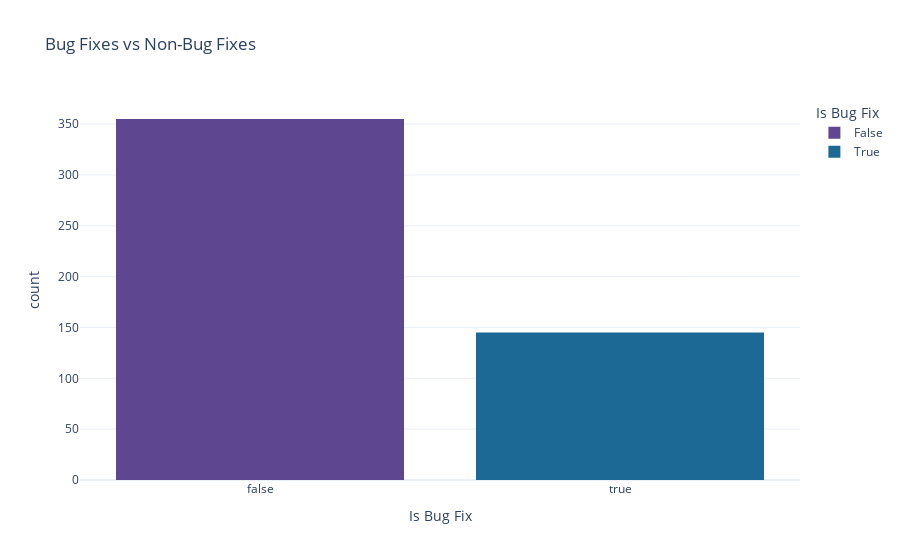

Here is the notebook cell this chart was saved with:
### Code cell
px.histogram(df, 
             x='Is Bug Fix', 
             color='Is Bug Fix',
             title='Bug Fixes vs Non-Bug Fixes')

### Figure 1 — Plotly figure (JSON) as saved in the notebook; plotly's stock layout.template omitted (floating-point values rounded to 4 significant figures; data arrays with more than 128 entries replaced by an {"elided": "..."} marker saying what was removed)
{"data": [{"alignmentgroup": "True", "bingroup": "x", "hovertemplate": "Is Bug Fix=%{x}<br>count=%{y}<extra></extra>", "legendgroup": "False", "marker": {"color": "rgb(95, 70, 144)", "pattern": {"shape": ""}}, "name": "False", "offsetgroup": "False", "orientation": "v", "showlegend": true, "type": "histogram", "x": {"elided": "355 bool values"}, "xaxis": "x", "yaxis": "y"}, {"alignmentgroup": "True", "bingroup": "x", "hovertemplate": "Is Bug Fix=%{x}<br>count=%{y}<extra></extra>", "legendgroup": "True", "marker": {"color": "rgb(29, 105, 150)", "pattern": {"shape": ""}}, "name": "True", "offsetgroup": "True", "orientation": "v", "showlegend": true, "type": "histogram", "x": {"elided": "145 bool values"}, "xaxis": "x", "yaxis": "y"}], "layout": {"barmode": "relative", "legend": {"title": {"text": "Is Bug Fix"}, "tracegroupgap": 0}, "title": {"text": "Bug Fixes vs Non-Bug Fixes"}, "xaxis": {"anchor": "y", "categoryarray": [false, true], "categoryorder": "array", "domain": [0, 1], "title": {"text": "Is Bug Fix"}}, "yaxis": {"anchor": "x", "domain": [0, 1], "title": {"text": "count"}}}}
